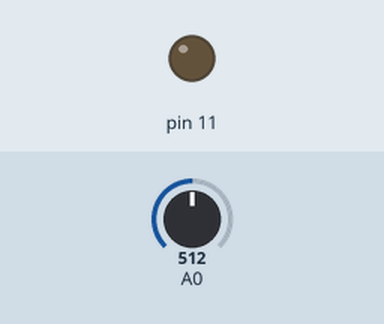
The sketch below on a simulated Arduino Uno, built with avr-gcc and run on an emulated ATmega328P. Parts: output pins drawn as LEDs (lit = HIGH). Dashed ring = blinking. The inputs (shaded band) are chosen by the test bench; at power-on: A0 = 512.

Above: at 1.1 s.
At 2.8 s:
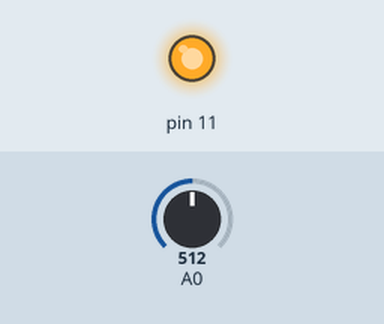
2.9 s: A0 set to 526
6.4 s: A0 set to 511
At 8.0 s:
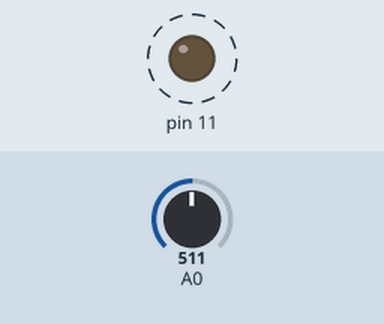
Timing chart, 0 to 15.9 s (numbered marks = the images above; inputs shaded):
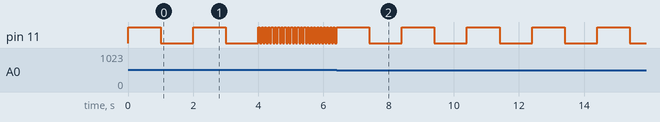

The sketch:

Blinking_Speed.ino
```cpp
//if variable resistor is higher, blink faster and vice versa

void setup() {
  pinMode(11, OUTPUT);

}

void loop() {
  int delayVal;
  int resist = analogRead(A0);
  if (resist > 512){
    delayVal = 50;
  }
  else{
    delayVal = 1000;
  }
  digitalWrite(11, HIGH);
  delay(delayVal);
  digitalWrite(11, LOW);
  delay(delayVal);

}
```

Measured:
- after the input at 6.4 s, pin 11: alternates HIGH for 1.0 s and LOW for 1.0 s, starting after 1.0 s
- by itself, pin 11: repeats every 0.10 s: HIGH 0.05 s, LOW 0.05 s
